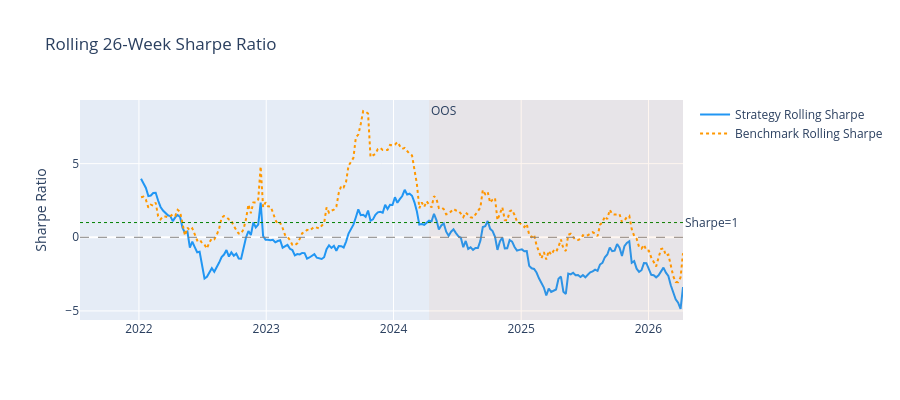

Write notebook code for a chart like this one.
### Markdown cell above
## 8. Rolling Sharpe — strategy vs benchmark

### Code cell
window_w = 26  # 26-week rolling window

roll_sharpe_s = strat_ret.rolling(window_w).apply(lambda x: sharpe(pd.Series(x)), raw=False)
roll_sharpe_b = bm_ret.reindex(strat_ret.index).rolling(window_w).apply(lambda x: sharpe(pd.Series(x)), raw=False)

fig = go.Figure()
fig.add_trace(go.Scatter(x=roll_sharpe_s.index, y=roll_sharpe_s,
                         name='Strategy Rolling Sharpe', line=dict(color='#2196F3', width=2)))
fig.add_trace(go.Scatter(x=roll_sharpe_b.index, y=roll_sharpe_b,
                         name='Benchmark Rolling Sharpe', line=dict(color='#FF9800', dash='dot')))
fig.add_hline(y=0, line_dash='dash', line_color='grey', line_width=1)
fig.add_hline(y=1, line_dash='dot',  line_color='green', line_width=1,
              annotation_text='Sharpe=1', annotation_position='right')
fig.add_vrect(x0=split_w, x1=strat_ret.index[-1],
              fillcolor='rgba(255,100,0,0.06)', line_width=0,
              annotation_text='OOS', annotation_position='top left')
fig.update_layout(title=f'Rolling {window_w}-Week Sharpe Ratio', height=400,
                  yaxis_title='Sharpe Ratio', xaxis_title='')
fig.show()

### Figure 1 — Plotly figure (JSON) as saved in the notebook; plotly's stock layout.template omitted (floating-point values rounded to 4 significant figures; data arrays with more than 128 entries replaced by an {"elided": "..."} marker saying what was removed)
{"data": [{"line": {"color": "#2196F3", "width": 2}, "name": "Strategy Rolling Sharpe", "type": "scatter", "x": {"elided": "248 str values"}, "y": {"elided": "248 float values"}}, {"line": {"color": "#FF9800", "dash": "dot"}, "name": "Benchmark Rolling Sharpe", "type": "scatter", "x": {"elided": "248 str values"}, "y": {"elided": "248 float values"}}], "layout": {"annotations": [{"showarrow": false, "text": "Sharpe=1", "x": 1, "xanchor": "left", "xref": "x domain", "y": 1, "yanchor": "middle", "yref": "y"}, {"showarrow": false, "text": "OOS", "x": "2024-04-12T00:00:00", "xanchor": "left", "xref": "x", "y": 1, "yanchor": "top", "yref": "y domain"}], "height": 400, "shapes": [{"line": {"color": "grey", "dash": "dash", "width": 1}, "type": "line", "x0": 0, "x1": 1, "xref": "x domain", "y0": 0, "y1": 0, "yref": "y"}, {"line": {"color": "green", "dash": "dot", "width": 1}, "type": "line", "x0": 0, "x1": 1, "xref": "x domain", "y0": 1, "y1": 1, "yref": "y"}, {"fillcolor": "rgba(255,100,0,0.06)", "line": {"width": 0}, "type": "rect", "x0": "2024-04-12T00:00:00", "x1": "2026-04-10T00:00:00", "xref": "x", "y0": 0, "y1": 1, "yref": "y domain"}], "title": {"text": "Rolling 26-Week Sharpe Ratio"}, "xaxis": {"title": {"text": ""}}, "yaxis": {"title": {"text": "Sharpe Ratio"}}}}
